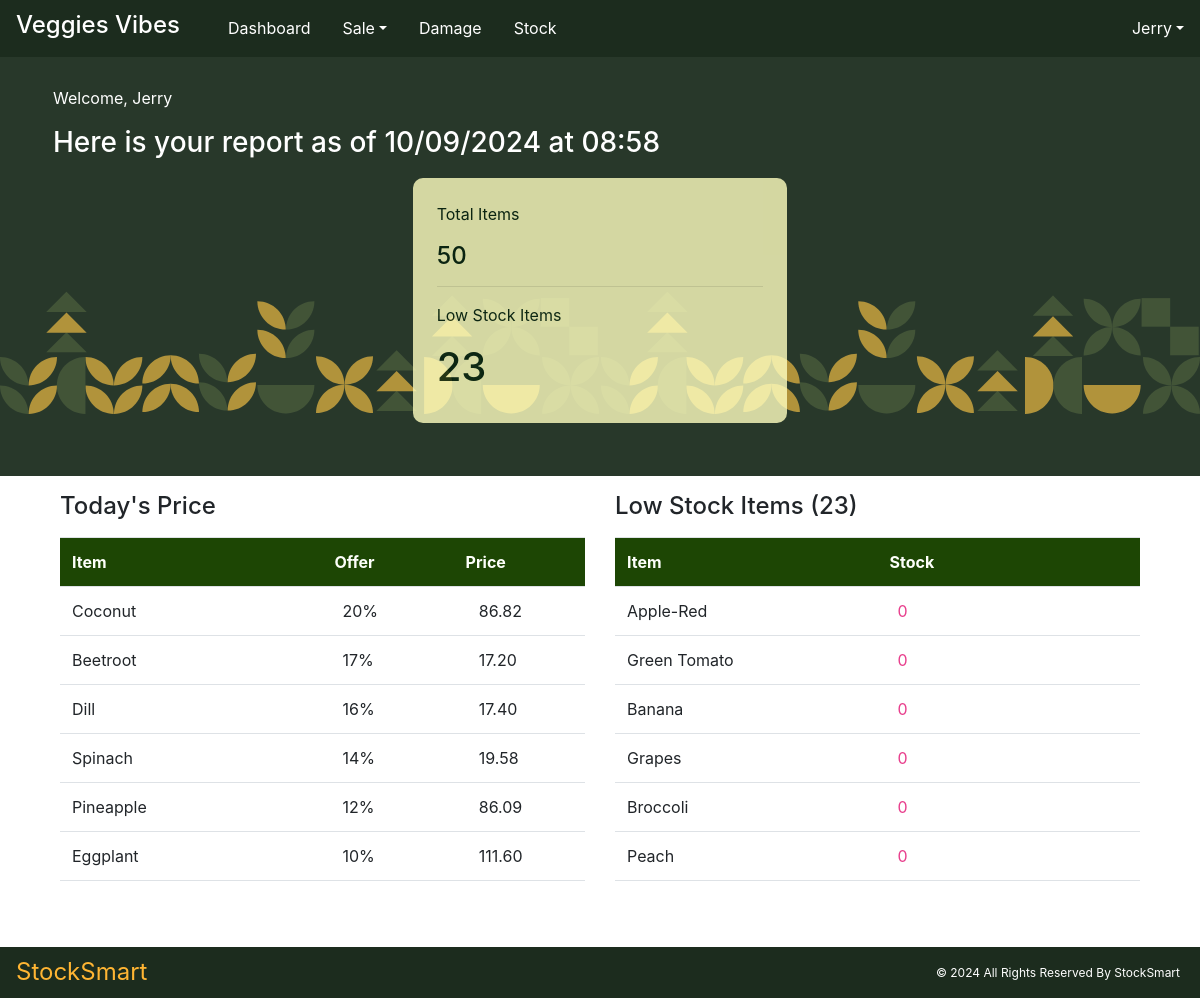
Screenshot of /staff_index/ (signed in) with the database file from the repository.
### Core/models.py (models this page shows, shortened)
class companyprofileTable(models.Model):
    company_name = models.CharField(max_length=50, unique=True)
    company_person = models.CharField(max_length=50, blank=True)
    company_email = models.EmailField(max_length=100, unique=True)
    company_mobile = models.CharField(max_length=10, blank=True)
    company_address = models.CharField(max_length=100, blank=True)
    company_gst = models.CharField(max_length=20)
    company_threshold_Stock = models.PositiveIntegerField(default=0)

class priceTable(models.Model):
    pt_item = models.OneToOneField(itemTable, on_delete=models.CASCADE)
    pt_averagePrice = models.DecimalField(max_digits=10, decimal_places=2, null=True, blank=True, default=0)
    pt_margin = models.PositiveIntegerField(null=True, blank=True, default=0)
    pt_tax = models.PositiveIntegerField(null=True, blank=True, default=0)
    pt_offer = models.PositiveIntegerField(null=True, blank=True, default=0)
    pt_sellingPrice = models.DecimalField(max_digits=10, decimal_places=2, null=True, blank=True, default=0)
    pt_timestamp = models.DateTimeField(auto_now_add=True)

class itemTable(models.Model):
    UNIT_CHOICES = [
        ('Kilogram', 'Kg'),
        ('Pieces', 'Pcs'),
    ]
    CATEGORY_CHOICE = [
        ('Vegetables', 'Veg'),
        ('Fruits', 'Fru'),
    ]
    item_code = models.CharField(max_length=50, unique=True)
    item_name = models.CharField(max_length=50, null=True, blank=True, unique=True)
    item_category = models.CharField(max_length=50, choices=CATEGORY_CHOICE)
    item_unit = models.CharField(max_length=15, choices=UNIT_CHOICES)

### User/models.py (models this page shows, shortened)
class User(AbstractUser):
    MY_ROLES =[
        ('Admin','Admin'),
        ('Staff','Staff'),
    ]
    role = models.CharField(max_length=50, choices=MY_ROLES)
    organization = models. CharField(max_length=50)

### User/views.py (the view)
# urls.py: path('staff_index/', views.staff_index, name="staff_index"),
@login_required()
@staff_required
def staff_index(request):
    base_template = 'user/Index.html' if request.user.role == "Admin" else 'user/staff_index.html'
    company_data = companyprofileTable.objects.get()
    low_stock_count, item_count, category_count = product_details()
    sorted_items = todays_offer()
    low_stock_list = lowstock_list()
    date = datetime.datetime.now().strftime("%d/%m/%Y at %H:%M")
    context = {
        'base_template': base_template,
        'user': request.user,
        'low_stock_list': low_stock_list,
        'low_stock_count': low_stock_count,
        'item_count': item_count,
        'category_count': category_count,
        'sorted_items': sorted_items,
        'company_data': company_data,
        'date': date,
    }
    return render(request,"user/staff_index.html", context)

### User/utils.py (called while the page is built)
def product_details():
    stockdata =stockTable.objects.all()
    itemdata =itemTable.objects.all()
    stockappendNo=[]
    itemappendName=[]
    itemappendCategory=[]
    for i in itemdata:
        itemappendCategory.append(i.item_category)
        itemappendName.append(i.item_name)
    for i in stockdata:
        if i.st_remainingStock < 10:
            stockappendNo.append(i.st_item.item_name)
    return len(stockappendNo),len(itemappendName), len(set(itemappendCategory))

def todays_offer():
    price_data = priceTable.objects.all()
    offer_list = []
    for i in price_data:
        if i.pt_sellingPrice and i.pt_tax and i.pt_offer:
            try:
                selling_price = Decimal(i.pt_sellingPrice)
                tax = (Decimal(i.pt_tax) / 100) * selling_price
                offers = (Decimal(i.pt_offer) / 100) * selling_price
                offer_amount = (selling_price + tax - offers).quantize(Decimal('0.01'))
                i.calculated_price = (offer_amount)
                offer = i.pt_offer
                offer_list.append((offer, i))
            except (ValueError, Decimal.InvalidOperation) as e:
                continue
    offer_list.sort(reverse=True, key=lambda x: x[0])
    sorted_items = [item for _, item in offer_list]
    return sorted_items

def lowstock_list():
    stockdata= stockTable.objects.all()
    stockappendList=[]
    for i in stockdata:
        if i.st_remainingStock < 10:
            stockappendList.append((i.st_item.item_name,i.st_remainingStock))
    return stockappendList

### templates/user/staff_index.html (shortened to what this page needs)
<!DOCTYPE html>
{%load static%}
<html lang="en">
<head>
    <link href="https://maxcdn.bootstrapcdn.com/bootstrap/4.5.2/css/bootstrap.min.css" rel="stylesheet">
    <link href="https://cdnjs.cloudflare.com/ajax/libs/font-awesome/6.0.0-beta3/css/all.min.css" rel="stylesheet">
    <link href="{% static 'assets/style.css' %}" rel="stylesheet">
</head>
<body>
<nav class="navbar navbar-expand-lg bg-success fixed-top">
    <h3 class="navbar-brand px-3" > {{company_data.company_name}}</h3>
        <div class=" collapse navbar-collapse my-0 justify-content-center" id="navbarNav" style="text-align: center;">
            <ul class="navbar-nav">
                <li id="homeBtn" class="nav-item ">
                    <a  class="nav-link" href="{% url 'staff_index' %}">Dashboard</a>
                </li>
                <li class="nav-item dropdown">
                    <a class="nav-link dropdown-toggle" href="#" id="navbarSalesDropdown" role="button" data-toggle="dropdown" aria-haspopup="true" aria-expanded="false">Sale</a>
                </li>
                <li id="navbarDamageDropdown" class="nav-item ">
                    <a  class="nav-link" href="{% url 'damage' %}">Damage</a>
                </li>
                <li id="navbarStockDropdown" class="nav-item ">
                    <a  class="nav-link" href="{% url 'stock_staff' %}">Stock</a>
                </li>
            </ul>
                    <ul class="navbar-nav ml-auto">
                        <li class="nav-item dropdown">
                            <a class="nav-link dropdown-toggle" href="#" id="navbarUserDropdown" role="button" data-toggle="dropdown" aria-haspopup="true" aria-expanded="false">{{ user.username }}</a>
                        </li>
                    </ul>
                </div>
</nav>
{% block content %}
<div class="navheight"></div>
<br>
            <div class="">
                <div class="banner col-12 ">
                    <div class="container mb-3 p-2 d-flex flex-wrap justify-content-center">
                         <div class="col-12">
                             <br>
                             <p>Welcome, {{ user.username }}</P>
                             <H3>Here is your report as of {{date}} </h2>
                        </div>
                        <div class="top-fig col-md-4 p-4 ">
                            <p>Total Items</p>
                            <h4>{{item_count}}</h4>
                            <hr>
                            <p>Low Stock Items</p>
                            <h1>{{low_stock_count}}</h1>
                        </div>
                    </div>
                    <br>
                </div>
            </div>
<div class="container d-flex flex-wrap">
    <div class="col-6 Dash-Price-card ">
        <div class="my-3">
            <h4>Today's Price</h4>
        </div>
        <div>
            <table class="table table-hover" >
             <tr >
                <th class="headerx  col-6" scope="col">Item</th>
                <th class="headerx " scope="col">Offer</th>
                <th class="headerx " scope="col">Price</th>
            </tr>
            </table>
                <div class="" style="height: 300px; overflow: auto;">
                    <table class="table table-hover" >
                {% for i in sorted_items %}
                <tr>
                <td class=" col-6">{{i.pt_item.item_name}}</td>
                <td class=" col-3" style="padding-left: 20px;">{{i.pt_offer}}%</td>
                <td class=" col-3" style="padding-left: 25px;">{{i.calculated_price}}</td>
                </tr>
                {% endfor %}
                    </table>
                </div>
        </div>
    </div>
    <div class="col-6 Dash-Price-card ">
        <div class="my-3">
            <h4>Low Stock Items ({{low_stock_count}})</h4>
        </div>
        <div>
            <table class="table table-hover" >
             <tr >
                <th class="headerx  col-6" scope="col">Item</th>
                <th class="headerx col-6" scope="col">Stock</th>
            </tr>
            </table>
                <div class="" style="height: 300px; overflow: auto;">
                    {% if low_stock_list %}
                    <table class="table table-hover" >
                {% for i in low_stock_list %}
                <tr>
                <td class=" col-6">{{i.0}} </td>
                <td class=" col-6 text-pink" style="padding-left: 20px;">{{i.1}}</td>
                </tr>
                {% endfor %}
                    </table>
                    {% else %}
                    <p>No item with Low stock </p>
                    {% endif %}
                </div>
        </div>
    </div>
    </div>
<div class="bottom-space"></div><br><br><br>
            {% endblock %}
<div class="footer bg-success">
   <span class="navbar-brand px-3" style="color:#FFB533 !important;"> StockSmart</span>
    <p style="margin-top:15px; margin-right:20px;" class="py-">&copy; 2024 All Rights Reserved By StockSmart</p>
</div>
</body>
</html>

### static/assets/style.css (style rules this page uses)
.nav-item { border-bottom: 1px solid #1C2C1E; }
.alert-success, .bg-success, .text-success, .border-success { background-color: #1C2C1E !important; color: #ffffff !important; border-color: #your-border-color !important; }
body { overflow-x: hidden; height: 95vh; margin-bottom: 20px; }
a { text-decoration: none !important; }
table { margin-bottom: 0px !important; }
.bottom-space { height: 5vh; }
.navheight { height: 30px; }
.navbar { padding: 0Px !important; }
.nav-item { padding: .5rem .5rem; }
.navbar-brand { font-size: 1.5rem !important; }
.navbar a { color: #ffffff !important; text-decoration: none !important; }
.navbar a:active, { border-color: #your-new-active-border-color; color: #FFCC7B !important; }
.footer { display: flex; justify-content: space-between; }
.top-fig { margin: 10px 5px 5px 5px; background-color: #FFFFC0; opacity: 0.8; border-radius: 10px; color: rgb(4, 32, 12); }
.banner { background-image: url("../images/bg-02.svg"); background-color: #28382A; color: #ffffff; }
.headerx { background-color: rgb(29, 70, 4) !important; color: #fdfffa !important; }
td { background: rgba(227, 255, 227, 0) !important; }
th { background:rgba(227, 255, 227, 0) !important; }
.footer { position: fixed; left: 0; bottom: 0px; width: 100%; color: white; text-align: center; padding-top : 2px; font-size: 12px; }
.text-pink { color: #e83e8c; }
ul { padding-left: 0; list-style-type: none; margin-bottom: 0; }
li { padding-top: 3px; }

### rows the page displays
companyprofileTable: company_name "Veggies Vibes"
User: username "Jerry"
priceTable: pt_item.item_name "Coconut", pt_offer "20", calculated_price "86.82"
priceTable: pt_item.item_name "Beetroot", pt_offer "17", calculated_price "17.20"
priceTable: pt_item.item_name "Dill", pt_offer "16", calculated_price "17.40"
priceTable: pt_item.item_name "Spinach", pt_offer "14", calculated_price "19.58"
priceTable: pt_item.item_name "Pineapple", pt_offer "12", calculated_price "86.09"
priceTable: pt_item.item_name "Eggplant", pt_offer "10", calculated_price "111.60"
itemTable: item_name "Apple-Red"
itemTable: item_name "Green Tomato"
itemTable: item_name "Banana"
itemTable: item_name "Grapes"
itemTable: item_name "Broccoli"
itemTable: item_name "Peach"

### other values shown
{{ date }} "10/09/2024 at 08:58"
{{ item_count }} "50"
{{ low_stock_count }} "23"
{{ i.1 }} "0" "0" "0" "0" "0" "0"
